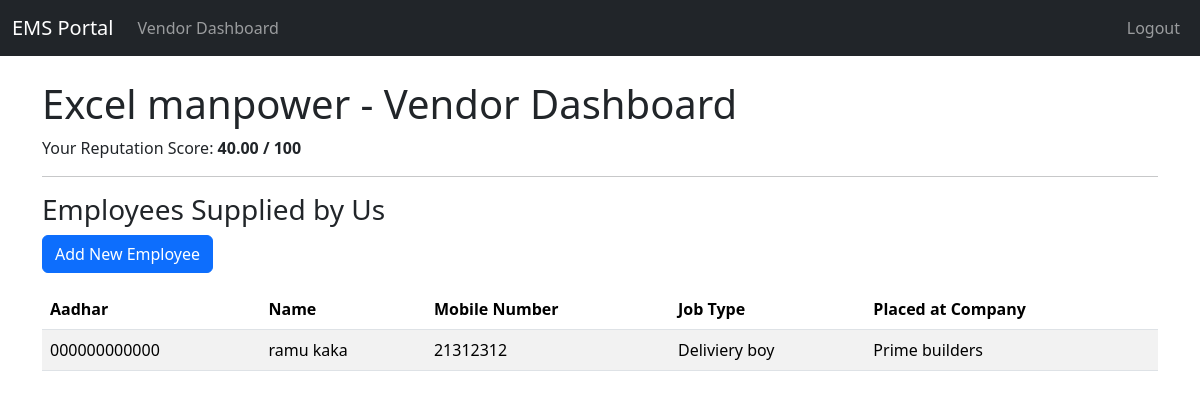
The app's page /vendor/dashboard (signed in) with its own data.
### models.py (models this page shows, shortened)
class Vendor(db.Model):
    id = db.Column(db.Integer, primary_key=True)
    name = db.Column(db.String(140), unique=True)
    address = db.Column(db.String(200))
    user_id = db.Column(db.Integer, db.ForeignKey('user.id'))
    employees = db.relationship('Employee', backref='vendor', lazy='dynamic')
    @property
    def reputation_score(self):
        total_employees = self.employees.count()
        if total_employees == 0:
            return "N/A" # No employees to judge by yet
        total_tenure = 0
        active_employees = 0
        for emp in self.employees.all():
            end_date = emp.leaving_date or date.today()
            tenure = (end_date - emp.joining_date).days
            total_tenure += tenure
            if not emp.leaving_date:
                active_employees += 1
        avg_tenure = total_tenure / total_employees
        retention_rate = (active_employees / total_employees) * 100
        score = (min(avg_tenure / 365, 1) * 60) + (retention_rate / 100 * 40)
        return f"{score:.2f} / 100"

class Employee(db.Model):
    aadhar_card = db.Column(db.String(12), primary_key=True)
    name = db.Column(db.String(100), nullable=False)
    mobile_number = db.Column(db.String(15))
    permanent_address = db.Column(db.String(250))
    present_address = db.Column(db.String(250))
    previous_job = db.Column(db.String(100))
    duration = db.Column(db.String(50)) # e.g., "2 years"
    previous_salary = db.Column(db.String(50))
    type_of_job = db.Column(db.String(100)) # e.g., "Welder", "Electrician"
    joining_date = db.Column(db.Date, default=date.today)
    leaving_date = db.Column(db.Date, nullable=True)
    company_id = db.Column(db.Integer, db.ForeignKey('company.id'), nullable=False)
    vendor_id = db.Column(db.Integer, db.ForeignKey('vendor.id'), nullable=True) # Nullable for direct hires

class Company(db.Model):
    id = db.Column(db.Integer, primary_key=True)
    name = db.Column(db.String(140), unique=True)
    address = db.Column(db.String(200))
    user_id = db.Column(db.Integer, db.ForeignKey('user.id'))
    employees = db.relationship('Employee', backref='company', lazy='dynamic')

### routes.py (the view)
@app.route('/vendor/dashboard')
@login_required
def vendor_dashboard():
    if current_user.role != 'vendor':
        return redirect(url_for('index'))
    vendor = current_user.vendor
    employees = vendor.employees.all()
    return render_template('vendor/dashboard.html', vendor=vendor, employees=employees)

### app.py (called while the page is built)
@login_manager.user_loader
def load_user(id):
    return User.query.get(int(id))

### templates/vendor/dashboard.html
{% extends "base.html" %}
{% block content %}
    <h1>{{ vendor.name }} - Vendor Dashboard</h1>
    <p>Your Reputation Score: <strong>{{ vendor.reputation_score }}</strong></p>
    <hr>
    <h3>Employees Supplied by Us</h3>
    <a href="{{ url_for('vendor_add_employee') }}" class="btn btn-primary mb-3">Add New Employee</a>
    <table class="table table-striped">
        <thead>
            <tr>
                <th>Aadhar</th>
                <th>Name</th>
                <th>Mobile Number</th>
                <th>Job Type</th>
                <th>Placed at Company</th>
            </tr>
        </thead>
        <tbody>
            {% for emp in employees %}
            <tr>
                <td>{{ emp.aadhar_card }}</td>
                <td>{{ emp.name }}</td>
                <td>{{ emp.mobile_number }}</td>
                <td>{{ emp.type_of_job }}</td>
                <td>{{ emp.company.name }}</td>
            </tr>
            {% else %}
            <tr>
                <td colspan="5">You have not supplied any employees yet.</td>
            </tr>
            {% endfor %}
        </tbody>
    </table>
{% endblock %}

### records on screen
Vendor: name "Excel manpower"
Employee: reputation_score "40.00 / 100", aadhar_card "000000000000", name "ramu kaka", mobile_number "21312312", type_of_job "Deliviery boy", company.name "Prime builders"
